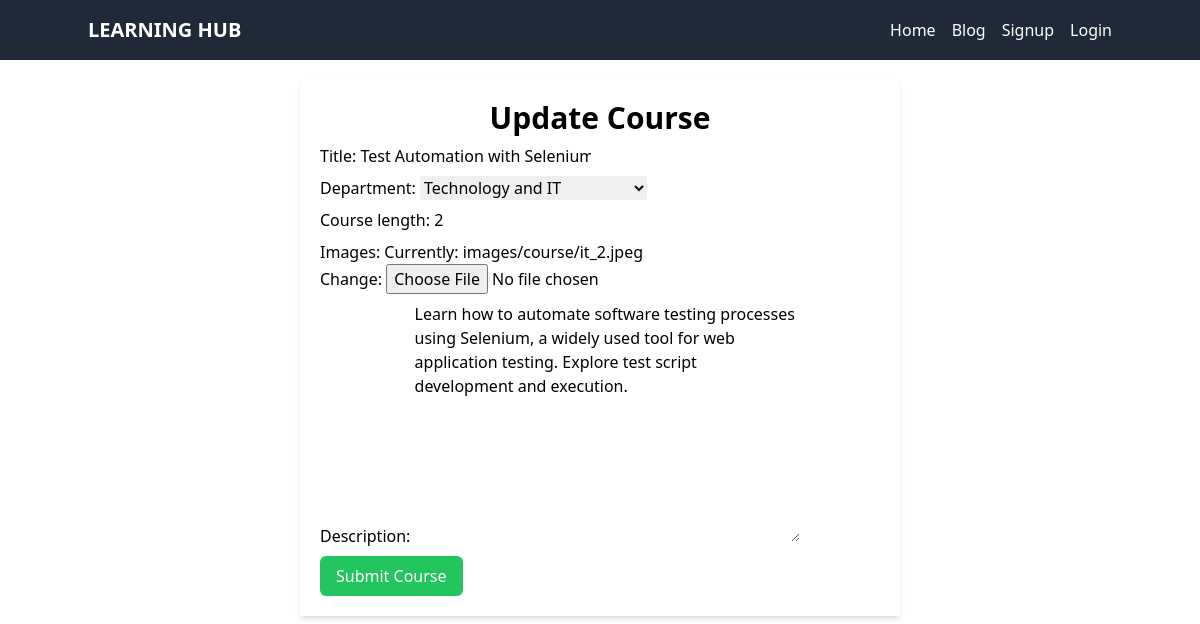
Page /update_course/11 on the committed database.
### dashboard/models.py (models this page shows, shortened)
class CourseCreateModel(models.Model):
    user = models.ForeignKey(User, on_delete=models.CASCADE)
    title = models.CharField(max_length=50, unique=True)
    department = models.CharField(choices=DEPARTMENT, max_length=40)
    course_length = models.IntegerField()
    images = models.ImageField(upload_to='images/course')
    description = models.TextField(max_length=250)
    created_at = models.DateTimeField(auto_now_add=True)
    updated_at = models.DateTimeField(auto_now=True)

### dashboard/views.py (the view)
# urls.py: path('update_course/<int:pk>', views.UpdateCourse.as_view(), name='update_course'),
class UpdateCourse(UpdateView):
    template_name = 'dashboard/update_course.html'
    model = CourseCreateModel
    form_class = CourseModelForm
    success_url = reverse_lazy('dashboard')

### dashboard/forms.py
class CourseModelForm(forms.ModelForm):
    class Meta:
        model = CourseCreateModel
        fields = ['title', 'department', 'course_length', 'images', 'description']

### dashboard/templates/dashboard/update_course.html (shortened to what this page needs)
{% extends "base.html" %}
{% load crispy_forms_tags %}
{% load tailwind_filters%}
{% block content %}
  <div class="w-[50%] mx-auto shadow-md p-5 mt-5">
    <h3 class="text-center text-3xl font-bold">Update Course</h3>
  <form action="" method="post" enctype="multipart/form-data"
 class="space-y-2">
    {{ form|crispy }}
    <input class="text-center bg-green-500 text-white py-2 px-4 rounded-md" type="submit" value="Submit Course" />
  </form>
</div>
{% endblock content %}

### rows in the picture
CourseCreateModel: title "Test Automation with Selenium", department "Technology and IT", course_length "2", description "Learn how to automate software testing processes using Selenium, a widely used tool for web application testing. Explore test script development and execution."
